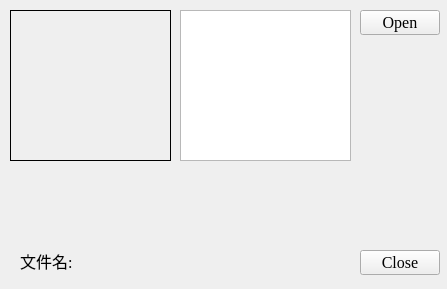
<?xml version="1.0" encoding="UTF-8"?>
<ui version="4.0">
 <class>MediaMetaDataS</class>
 <widget class="QMainWindow" name="MediaMetaDataS">
  <property name="geometry">
   <rect>
    <x>0</x>
    <y>0</y>
    <width>447</width>
    <height>289</height>
   </rect>
  </property>
  <property name="font">
   <font>
    <family>Times New Roman</family>
    <pointsize>12</pointsize>
   </font>
  </property>
  <property name="windowTitle">
   <string>MediaMetaDataS</string>
  </property>
  <property name="windowIcon">
   <iconset resource="res.qrc">
    <normaloff>:/new/prefix1/resources/images/title.jpg</normaloff>:/new/prefix1/resources/images/title.jpg</iconset>
  </property>
  <widget class="QWidget" name="centralwidget">
   <widget class="QPushButton" name="btn_open_file">
    <property name="geometry">
     <rect>
      <x>360</x>
      <y>10</y>
      <width>80</width>
      <height>25</height>
     </rect>
    </property>
    <property name="text">
     <string>Open</string>
    </property>
    <property name="icon">
     <iconset resource="res.qrc">
      <normaloff>:/new/prefix1/resources/images/file.png</normaloff>:/new/prefix1/resources/images/file.png</iconset>
    </property>
    <property name="iconSize">
     <size>
      <width>20</width>
      <height>20</height>
     </size>
    </property>
   </widget>
   <widget class="QPushButton" name="btn_close">
    <property name="geometry">
     <rect>
      <x>360</x>
      <y>250</y>
      <width>80</width>
      <height>25</height>
     </rect>
    </property>
    <property name="text">
     <string>Close</string>
    </property>
    <property name="icon">
     <iconset resource="res.qrc">
      <normaloff>:/new/prefix1/resources/images/close.png</normaloff>:/new/prefix1/resources/images/close.png</iconset>
    </property>
    <property name="iconSize">
     <size>
      <width>20</width>
      <height>20</height>
     </size>
    </property>
   </widget>
   <widget class="QLabel" name="label">
    <property name="geometry">
     <rect>
      <x>20</x>
      <y>250</y>
      <width>71</width>
      <height>21</height>
     </rect>
    </property>
    <property name="text">
     <string>文件名:</string>
    </property>
   </widget>
   <widget class="QLabel" name="audioName">
    <property name="geometry">
     <rect>
      <x>120</x>
      <y>250</y>
      <width>131</width>
      <height>21</height>
     </rect>
    </property>
    <property name="text">
     <string/>
    </property>
   </widget>
   <widget class="QPlainTextEdit" name="plainTextEdit">
    <property name="geometry">
     <rect>
      <x>180</x>
      <y>10</y>
      <width>171</width>
      <height>151</height>
     </rect>
    </property>
   </widget>
   <widget class="QLabel" name="label_music_thumbnail">
    <property name="geometry">
     <rect>
      <x>10</x>
      <y>10</y>
      <width>161</width>
      <height>151</height>
     </rect>
    </property>
    <property name="font">
     <font>
      <family>Times New Roman</family>
      <pointsize>12</pointsize>
      <bold>false</bold>
     </font>
    </property>
    <property name="tabletTracking">
     <bool>false</bool>
    </property>
    <property name="frameShape">
     <enum>QFrame::Box</enum>
    </property>
    <property name="text">
     <string/>
    </property>
    <property name="alignment">
     <set>Qt::AlignCenter</set>
    </property>
    <property name="wordWrap">
     <bool>false</bool>
    </property>
   </widget>
  </widget>
 </widget>
 <resources>
  <include location="res.qrc"/>
 </resources>
 <connections/>
</ui>
